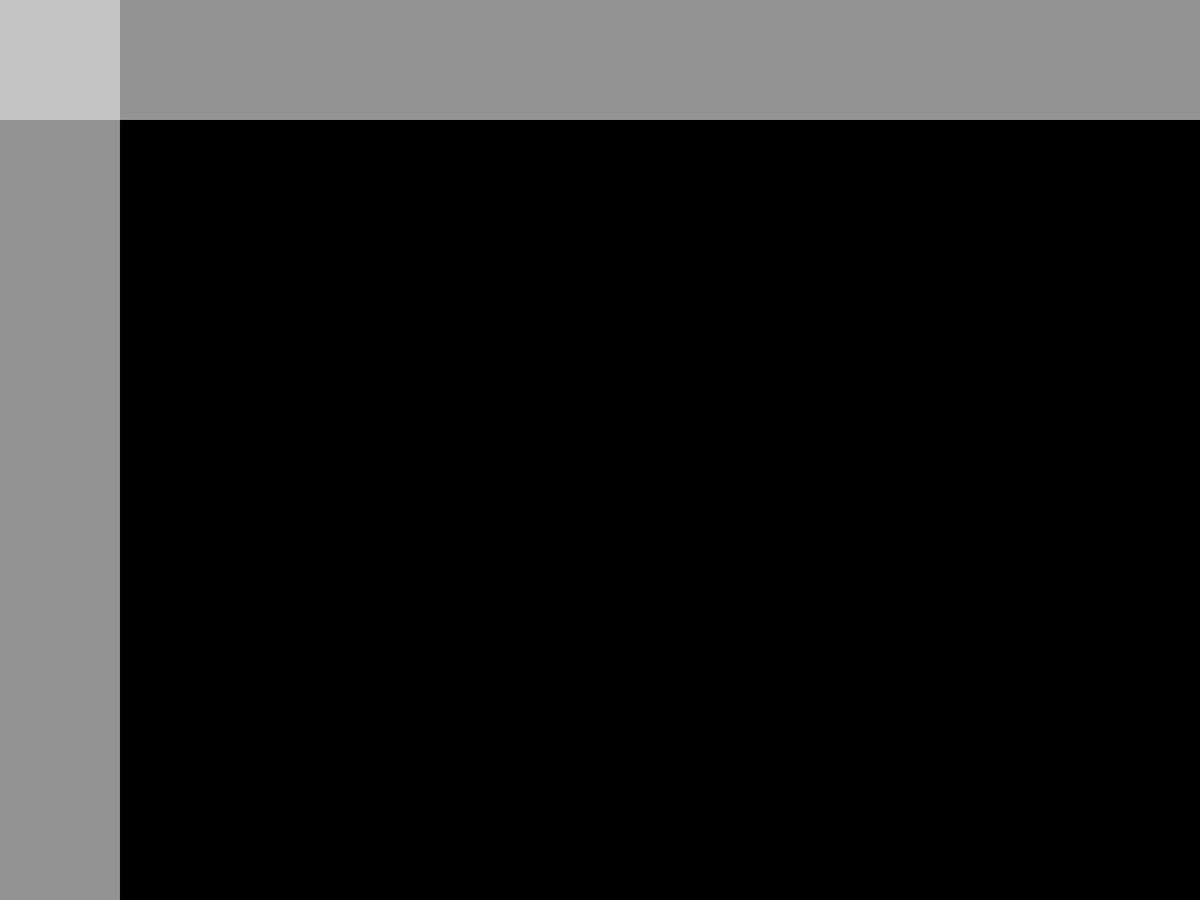
Frame 1 (no input)
Frame 60 (the mouse pressed at the canvas centre just before this capture): identical to frame 1, image omitted
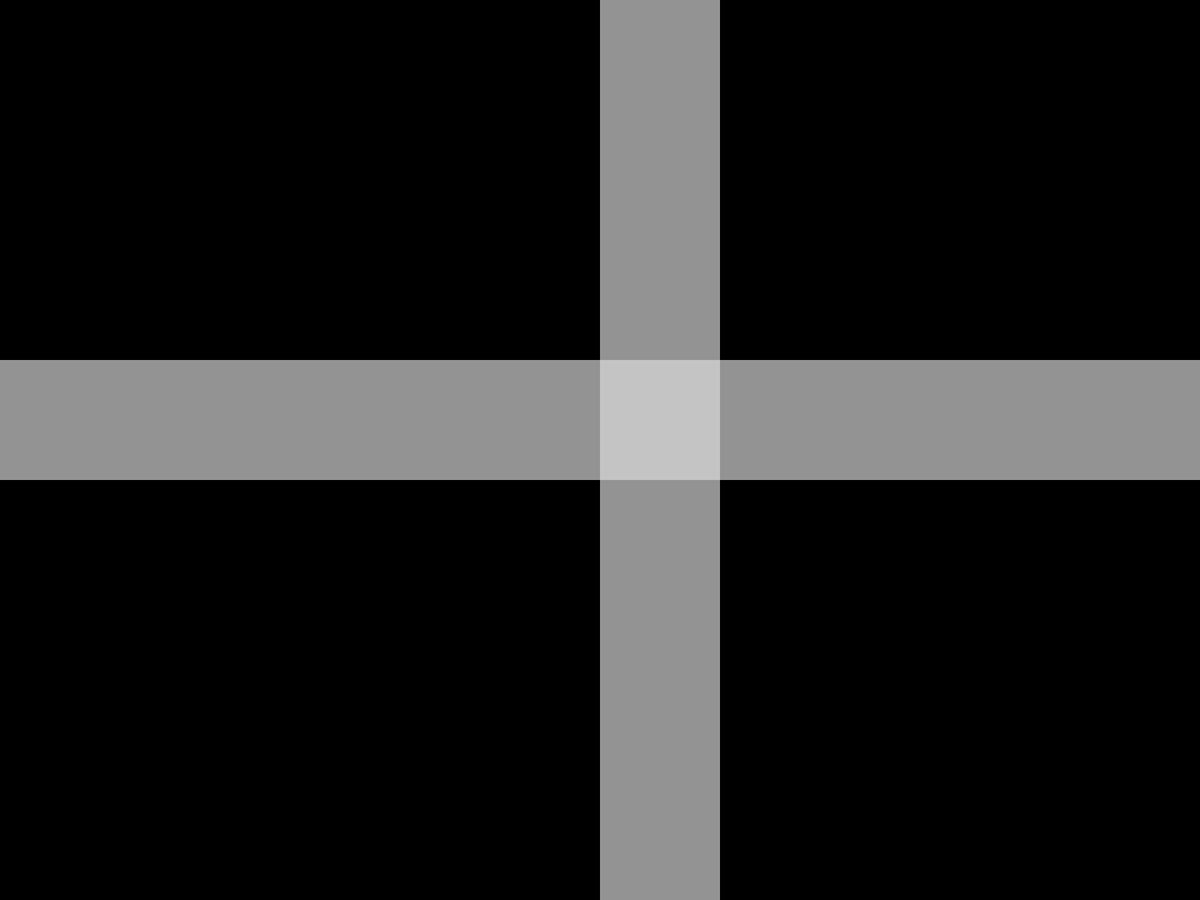
Frame 120 (the mouse held since frame 60 and released just before this capture)

The Processing sketch that drew these frames (run headless with seeded random() and noise(); from frame 60 on, the mouse is pressed at the canvas centre):

// Processing sketch: Interactivity_Stripes
// ── Interactivity_Stripes.pde
float w, sx, sy, n = 10;

void setup()
{
  fullScreen();
  noStroke();
  fill(220, 170);
}

void draw()
{
  background(0);
  w = width/n;
  sx = floor(mouseX / w);// Find the current stripe in x
  sy = floor(mouseY / w);
  rect(sx*w, 0, w, height);
  rect(0, sy*w, width, w);
}
